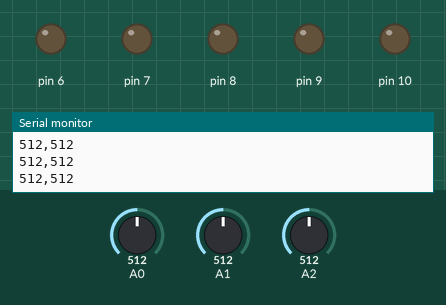
A sketch run on a simulated Arduino Uno, built with avr-gcc and run on an emulated ATmega328P. On the bench: output pins drawn as LEDs (lit = HIGH), the last lines printed to the serial monitor. The inputs (shaded band) are chosen by the test bench; at power-on: A0 = 512, A1 = 512, A2 = 512.

Above: at 1.2 s.
1.3 s: A0 set to 882
2.8 s: A0 set to 918
At 3.1 s:
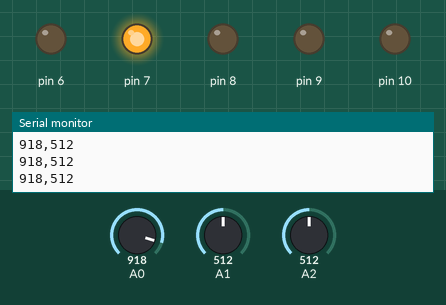
4.3 s: A1 set to 892
5.8 s: A1 set to 912
At 6.2 s:
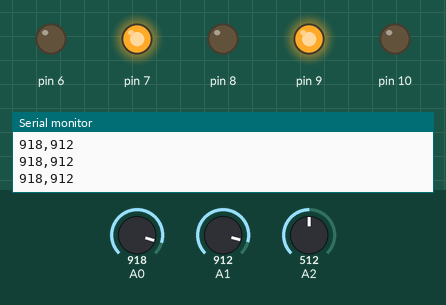
7.3 s: A2 set to 0
At 7.7 s:
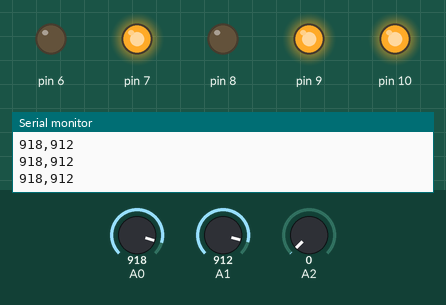
8.8 s: A1 set to 900
At 9.2 s:
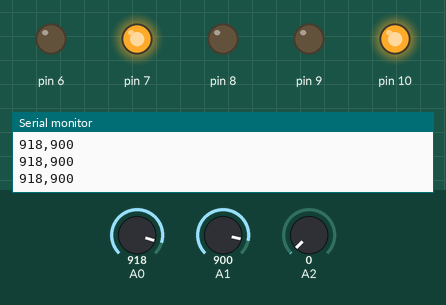
Timing chart, 0 to 11.3 s (numbered marks = the images above; inputs shaded):
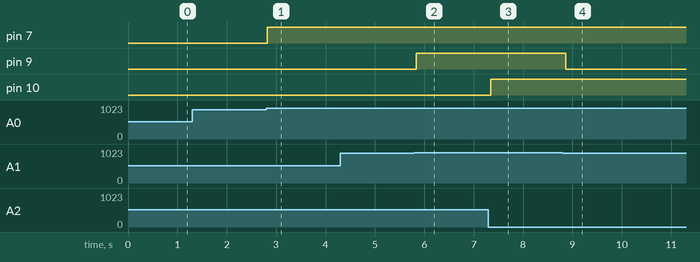

Measured:
- the behaviour switches between 900 and 901 on A0 (found by bisection; images 0 and 1)
- the behaviour switches between 900 and 901 on A1 (found by bisection; images 1 and 2)
- after the input at 2.8 s, pin 7: LOW → HIGH at once
- after the input at 5.8 s, pin 9: LOW → HIGH at once
- after the input at 7.3 s, pin 10: LOW → HIGH after 0.05 s
- after the input at 8.8 s, pin 9: HIGH → LOW after 0.06 s

The sketch:

joystick_led.ino
```cpp
#include <Arduino.h>
#include <Wire.h>
#include <SoftwareSerial.h>

void setup() {
  Serial.begin(9600);

  pinMode(6, OUTPUT);
  pinMode(7, OUTPUT);
  pinMode(8, OUTPUT);
  pinMode(9, OUTPUT);
  pinMode(10, OUTPUT);
}


void loop() {

  int xval = analogRead(A0);
  int yval = analogRead(A1);
  int button = analogRead(A2);

  // Serial Monitor
  Serial.print(xval);
  Serial.print(",");
  Serial.print(yval);
  Serial.println();

  // X ekseni kontrol
  if (xval < 100) {
    digitalWrite(6, 1);
  } else {
    digitalWrite(6, 0);
  }

  if (xval > 900) {
    digitalWrite(7, 1);
  } else {
    digitalWrite(7, 0);
  }

  // Y ekseni kontrol
  if (yval < 100) {
    digitalWrite(8, 1);
  } else {
    digitalWrite(8, 0);
  }

  if (yval > 900) {
    digitalWrite(9, 1);
  } else {
    digitalWrite(9, 0);
  }

  // düğme anahtarı kontrol
  if (button == 0) {
    digitalWrite(10, 1);
  } else {
    digitalWrite(10, 0);
  }

  delay(100);  // delay in between reads for stability
}
```
